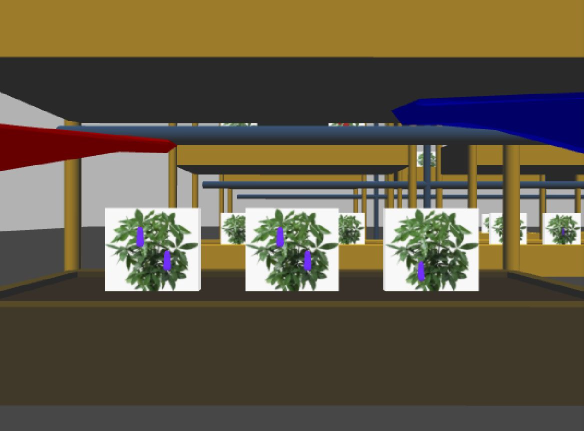
#> input picture static object detection/fruit_detection_V1/given_img.jpeg, 1168 x 861 px, found by its file name (shown at 1/2 size)
$ jupyter execute opencv_fruit_detection.ipynb
#> lines starting #> are read from the running program, lines starting #| are printed output that depends on the picture; after the words box and inside, x2 and y2 are one past the last pixel; in counts of white or black regions, pixels touching at a corner belong together
## STEPS:
1.Remove static unwanted regions from roi

2.Convert bgr to hsv

3.Create upper and lower limits for masks

4.Dilate the mask

5.Use bitwise_and to implement the mask

6.Use contour detection and filter out the small contours using area thresholding

7.Draw rectangles wherever contours are detected and put text

Reading the image, initializing it as an image object, converting color space to RGB for proper interpretation by jupyter notebook

[cell 1]
import cv2 as cv
import numpy as np
import matplotlib.pyplot as plt

img = cv.imread(r"D:\workspace\python programs\openCV\application\fruit detection\given_img.jpeg")
#> img is the input picture: shape (861, 1168, 3); mean B, G, R 68.6, 88, 97
roi = img.copy()
roi_rgb = cv.cvtColor(roi,cv.COLOR_BGR2RGB)
final_img = roi_rgb.copy()
plt.imshow(roi_rgb)
plt.show()

Creating 2 polygons that would mask the propellers. the two numpy arrays below are the corner points of the polygons

[cell 2]
points1 = np.array([[0,247],[335,277],[355,292],[335,306],[240,303],[0,341]],dtype=np.int32)
points1 = points1.reshape((-1, 1, 2))

points2 = np.array([[1168,183],[839,195],[780,222],[808,251],[991,260],[1168,309]],dtype = np.int32)
points2 = points2.reshape((-1, 1, 2))

cv.polylines(roi_rgb,[points1],isClosed = True, color = (0,0,0),thickness = 2)
cv.fillPoly(roi_rgb,[points1],color = (0,0,0))

cv.polylines(roi_rgb,[points2],isClosed = True, color = (0,0,0),thickness = 2)
cv.fillPoly(roi_rgb,[points2],color = (0,0,0))
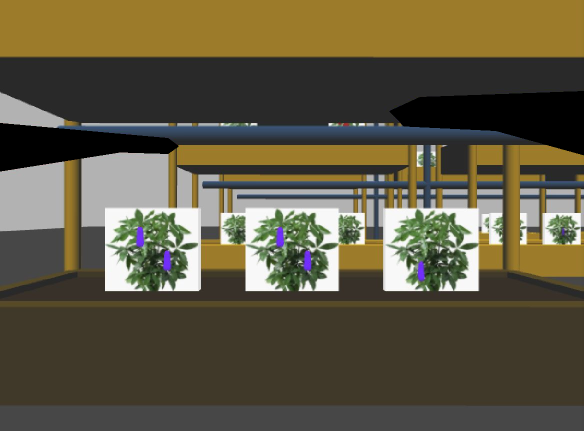
#> roi_rgb: shape (861, 1168, 3) (shown at 1/2 size); mean R, G, B 94.7, 87.7, 65.3

plt.imshow(roi_rgb)
plt.show()

Converting RBG color space to HSV color space for better image processing

[cell 3]
hsv = cv.cvtColor(roi_rgb,cv.COLOR_BGR2HSV)
#> hsv: shape (861, 1168, 3); mean H, S, V 64.4, 76.6, 97.9
plt.imshow(hsv)
plt.show()

Setting lower and upper HSV limits for masking out the purple and red color, dilating the mask to enlarge the detected fruits

[cell 4]
lower = np.array([112,129,0])
upper = np.array([179,255,255])

mask = cv.inRange(hsv,lower,upper)
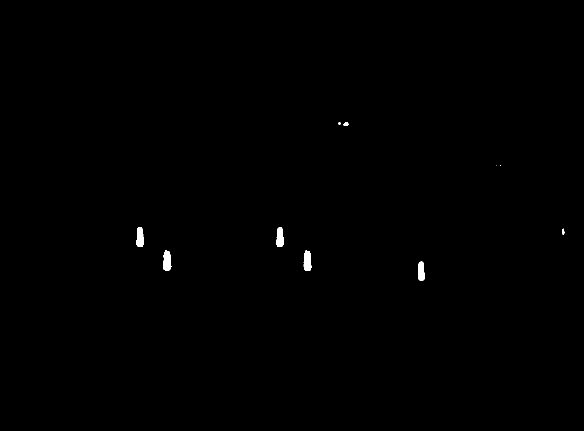
#> mask: shape (861, 1168) (shown at 1/2 size); 0.26% white; 10 white regions (3 under 20 px), largest, box (x1, y1, x2, y2) and area: (326, 500, 343, 542) 534, (607, 501, 623, 542) 531, (273, 454, 288, 494) 491
mask = cv.dilate(mask,(3,3), iterations = 4)
#> mask: shape (861, 1168); 0.3% white; 10 white regions (2 under 20 px)
plt.imshow(mask)
plt.show()

Using bitwise and to implement the mask and remove all other unrelated details of the image

[cell 5]
result = cv.bitwise_and(roi,roi,mask = mask)
plt.imshow(result)
plt.show()

Applying contours around the detected fruits whose area is atleast greater than 15 square pixels

[cell 6]
contours, _ = cv.findContours(mask, cv.RETR_EXTERNAL, cv.CHAIN_APPROX_SIMPLE)
#> contours = 10 contours, 2 with area under 20; largest, box (x1, y1, x2, y2) and area: (326, 500, 343, 546) 560, (607, 501, 623, 546) 547, (273, 454, 288, 498) 502, (553, 454, 568, 498) 500, (836, 523, 850, 566) 448, (686, 245, 697, 256) 80, (1124, 457, 1129, 474) 49, (677, 244, 682, 253) 27
filtered_contours = [cont for cont in contours if cv.contourArea(cont) > 15]
#> filtered_contours = 8 contours; box (x1, y1, x2, y2) and area: (326, 500, 343, 546) 560, (607, 501, 623, 546) 547, (273, 454, 288, 498) 502, (553, 454, 568, 498) 500, (836, 523, 850, 566) 448, (686, 245, 697, 256) 80, (1124, 457, 1129, 474) 49, (677, 244, 682, 253) 27

Telling the program to put rectangles bounding the contours wherever they are detected

[cell 7]
count = 0
for contour in filtered_contours:
    count += 1
    x, y, w, h = cv.boundingRect(contour)
    cv.rectangle(final_img, (x, y), (x + w, y + h), (0, 255, 0), 2)
    cv.putText(final_img,f'FRUIT {count}',(x-w-40,y+h+20),cv.FONT_HERSHEY_TRIPLEX,0.6,(0,255,0),thickness = 2)
#> this loop made 8 passes
#> (x, y, w, h) on passes 1 to 8: (836, 523, 14, 43), (607, 501, 16, 45), (326, 500, 17, 46), (1124, 457, 5, 17), (553, 454, 15, 44), (273, 454, 15, 44), (686, 245, 11, 11), (677, 244, 5, 9)
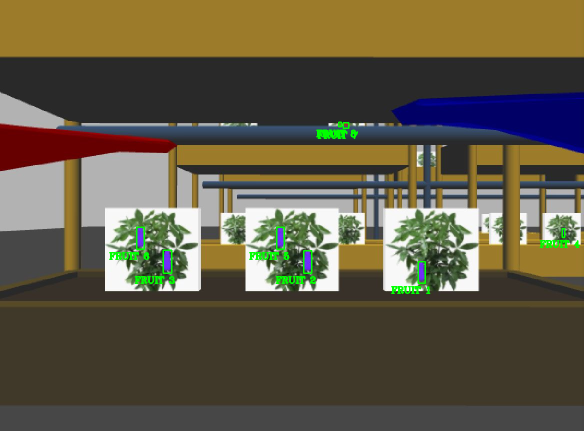
#> final_img: shape (861, 1168, 3) (shown at 1/2 size); mean R, G, B 96.2, 89.1, 67.8
#> after the loop, count = 8

plt.imshow(final_img)
plt.show()

cv.waitKey(0)
#> Out = 27
